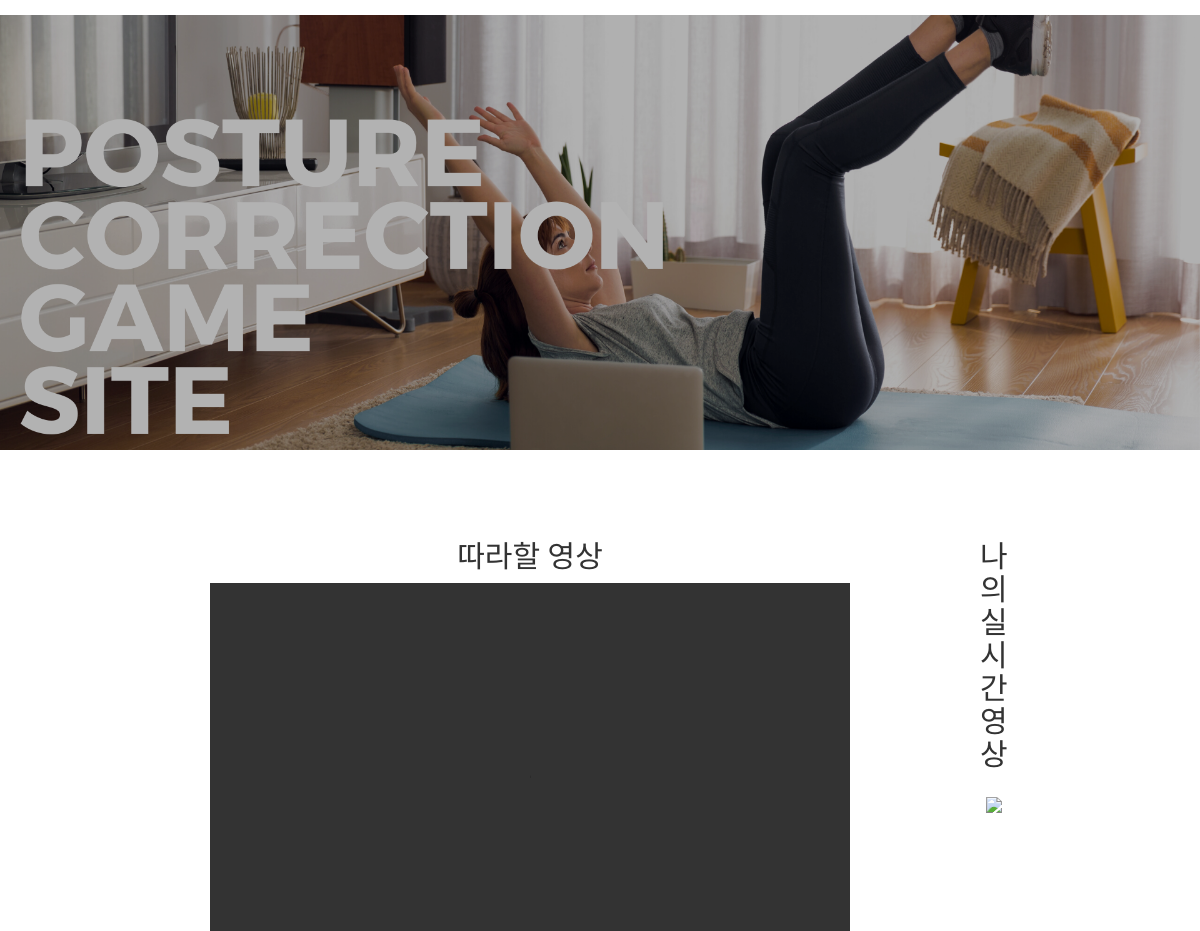
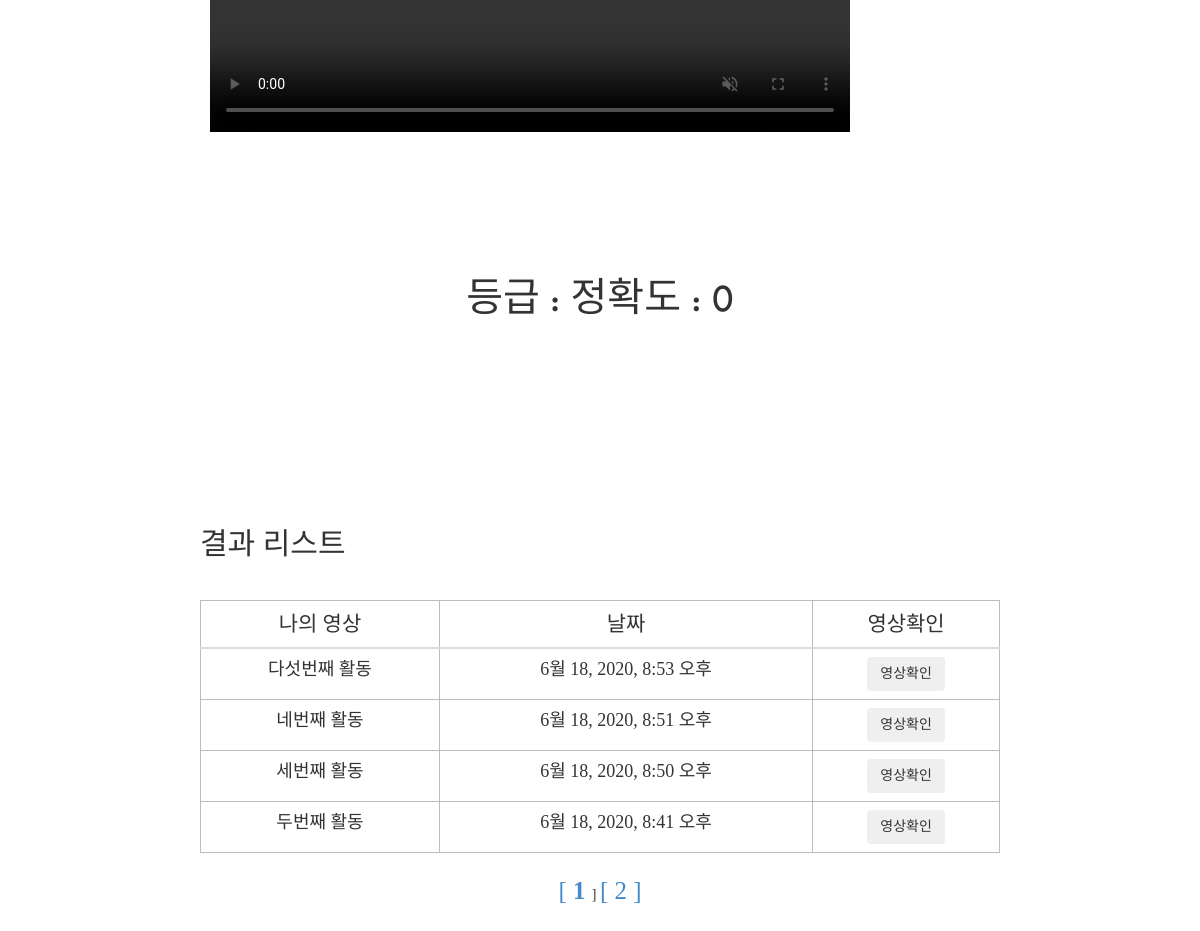
Screenshot of /playView/video=38/page=1 (signed in) with the database file from the repository (2 pictures, top to bottom).
### Edus/models.py (models this page shows)
class EdusDB(models.Model): # 학습 디비 클래스
    NON_SHARED = "공유 안함"
    SHARED = "공유 함"
    IS_SHARED = (
        (NON_SHARED , "공유 안함"),
        (SHARED, "공유 함"),
    )
    objects = models.Manager()
    video_description = models.TextField(blank=False)
    views = models.PositiveIntegerField(default=0)
    is_shared = models.CharField(choices=IS_SHARED, max_length=5, default=NON_SHARED)
    edu_days = models.DateTimeField(auto_now_add=True)                  # 학습일, auto_now_add : insert 시에만 현재 날짜로 갱신됨
    video_id = models.ForeignKey("Videos.VideosDB", on_delete = models.CASCADE)  # 영상 번호, models.CASCADE : 주키 삭제 시 외래키 같이 삭제(연쇄 삭제)
    user_id = models.ForeignKey("Users.UsersDB", on_delete = models.CASCADE)    # 사용자 번호
    recode_video = models.FileField(upload_to='edus/', null=True, verbose_name="")     # 녹화 영상, upload_to : 파일 저장 경로 지정
    score = models.IntegerField(default=0)                              # 점수, default = 기본 값

### Edus/views.py (the view)
# urls.py: path('playView/video=<int:video_id>/page=<int:page_no>', views.play, name = 'playView'),
def play(request, page_no, video_id):
    global total_accuracy_list
    global total_rank_list
    global total_zum_list
    del total_accuracy_list[:]
    del total_rank_list[:]
    del total_zum_list[:]
    VIDEO_NAME = VideosDB.objects.get(id=video_id)
    videoName = str(VIDEO_NAME.videofile)
    videoLength = MP4(settings.MEDIA_ROOT + videoName).info.length + .5
    edu = EdusDB.objects.filter(video_id=video_id, user_id=request.user.id).order_by(
        '-edu_days')  # 해당 영상과, 사용자 주
    eduList = Paginator(edu, 4)
    idx = []
    eid = []
    days = []
    video = []
    desc = []
    totalPageList = [i for i in range(1, eduList.num_pages + 1)]
    currentPage = page_no
    for i, j in enumerate(eduList.get_page(page_no).object_list.values()):
        idx.append((page_no-1) * 4 + i+1)
        eid.append(j['id'])
        video.append(j['recode_video'])
        desc.append(j['video_description'])
        days.append(j['edu_days'])
    context = {
        'videoList': zip(eid, idx, video, desc, days),
        'totalPageList': totalPageList,
        'currentPage': currentPage,
        'videoLength': videoLength,
        'videoName': videoName,
        'videoNo': video_id,
    }
    return render(request, 'playView.html', context)

### templates/playView.html (shortened to what this page needs)
{% extends 'base.html' %} {% load static %} {% block content %}
<head>
    <link
        href="//spoqa.github.io/spoqa-han-sans/css/SpoqaHanSans-kr.css"
        rel="stylesheet"
        type="text/css"
    />
    <link rel="stylesheet" type="text/css" href='{% static "playView.css" %}' />
</head>
<body>
    <br /><br />
    <div id="sec_1">
        <br /><br />
        <div id="s_left">
            <h4>따라할 영상</h4>
            <video
                src="{{ MEDIA_URL }}{{ videoName }}"
                autoplay
                muted="'muted"
                height="480"
                width="640"
                controls
                oncontextmenu="return false"
                type="video/mp4"
            ></video>
            <br /><br /><br />
        </div>
        <div id="s_right">
            <h4>나의 실시간 영상</h4>
            <img src="{% url 'video_feed' video_id=videoNo %}" />
        </div>
    </div>
    <div id="description"></div>
    <footer>
        <div id="s_bbottom">
            <div><h3>결과 리스트</h3></div>
            <br /><br />
            <div>
                <table class="table table-hover table-sm" id="user_rank">
                    <thead class="thead-light">
                        <tr>
                            <th class="text-center">나의 영상</th>
                            <th class="text-center">날짜</th>
                            <th class="text-center">영상확인</th>
                        </tr>
                    </thead>
                    <tbody>
                        {% for a,i,j,b,k in videoList %}
                        <tr>
                            <td>{{ b }}</td>
                            <td class="text-center">{{ k }}</td>
                            <td>
                                <button
                                    class="btn btn btn-outline-secondary"
                                    onclick="window.open('{% url 'playResultView' a %}','test','width=550,height=310,location=no,status=no,scrollbars=yes')"
                                >
                                    영상확인
                                </button>
                            </td>
                        </tr>
                        {% empty %}
                        <tr>
                            <td colspan="7" class="text-center bg-warning">
                                데이터가 없습니다.
                            </td>
                        </tr>
                        {% endfor %}
                    </tbody>
                </table>
            </div>
            {% for page in totalPageList %}
            <a href="page={{page}}">
                [ {% ifequal page currentPage %}
                <b>
                    {% endifequal %} {{page}} {% ifequal page currentPage %}
                </b>
            </a>
            {% endifequal %} ] {% endfor %}
        </div>
    </footer>
</body>
{% endblock content %}

### static/css/main.css (style rules this page uses)
body { font-family: myfont; font-size: 14px; font-weight: 400; }
h1, h2, h3, h4, h5, h6 { margin: 0px; font-family: myfont; }
h3 { font-size: 20px; font-weight: 600; }
table, td, th { border: 1px solid #bcbcbc; text-align: center; }
table { font-size: 20px; width: 300px; height: 200px; }
a, a:active, a:focus, a:active { text-decoration: none !important; font-size: 25px; }

### static/playView.css (style rules this page uses)
#sec_1 { display: flex; margin: 30px 200px; }
#s_left { text-align: center; font-family: "Spoqa Han Sans", "Sans-serif"; font-weight: lighter; font-size: 30px; margin: 10px; }
h3 { font-family: "Spoqa Han Sans", "Sans-serif"; font-weight: lighter; font-size: 30px; text-align: left; }
h4 { margin: 10px 110px 10px 110px; display: inline-block; font-size: 30px; font-family: "Spoqa Han Sans", "Sans-serif"; font-weight: lighter; }
tr { font-family: "Spoqa Han Sans", "Sans-serif"; font-weight: lighter; font-size: 18px; }
#s_right { display: inline-block; text-align: center; font-family: "Spoqa Han Sans", "Sans-serif"; font-weight: lighter; font-size: 30px; margin: 10px; }
#s_bbottom { text-align: center; font-family: "Spoqa Han Sans", "Sans-serif"; font-weight: lighter; margin: 200px; }
th { font-family: "Spoqa Han Sans", "Sans-serif"; font-weight: lighter; font-weight: bolder; font-size: 21px; }
#description { text-align: center; font-size: 40px; }

### rows the page displays
EdusDB: videoList "다섯번째 활동", videoList "6월 18, 2020, 8:53 오후"
EdusDB: videoList "네번째 활동", videoList "6월 18, 2020, 8:51 오후"
EdusDB: videoList "세번째 활동", videoList "6월 18, 2020, 8:50 오후"
EdusDB: videoList "두번째 활동", videoList "6월 18, 2020, 8:41 오후"

### other values shown
{{ page }} "1" "2"
